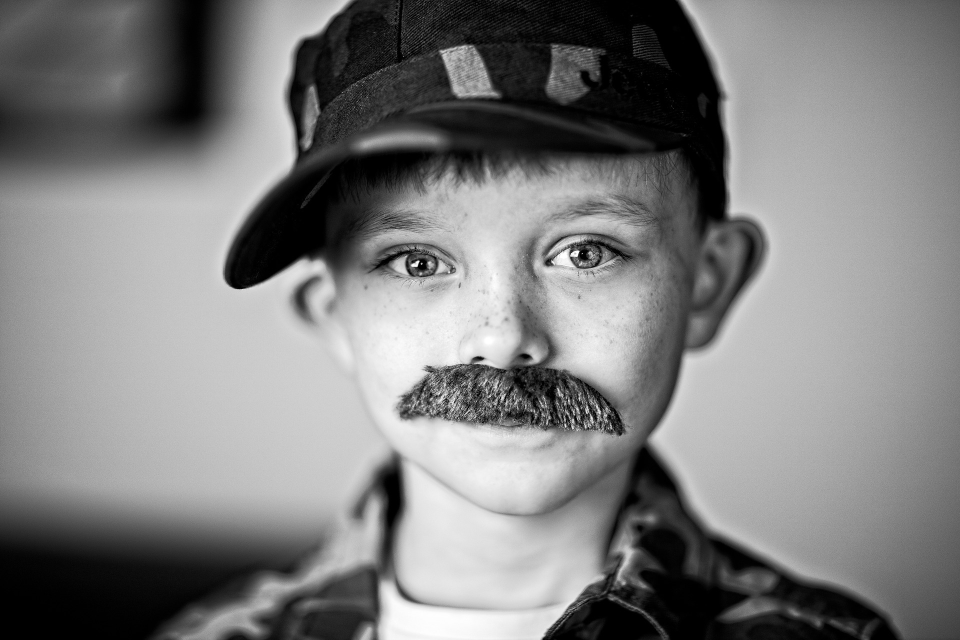
#> input picture tarefa_2_histogramas/img_tarefa2.jpg, 1920 x 1280 px (shown at 1/2 size)
$ jupyter execute --allow-errors tarefa_2.ipynb
#> lines starting #> are read from the running program, lines starting #| are printed output that depends on the picture; after the words box and inside, x2 and y2 are one past the last pixel; in counts of white or black regions, pixels touching at a corner belong together
<h1> <strong> Tarefa 2: Estudando histogramas e transformações em imagens </strong> </h1>
<p> Antonio Pilan. NUSP: 10562611 </p>

<h3>Ferramentas: OpenCV, Matplotlib e Numpy</h3>

<p>
Inicialmente, vamos inserir um histograma no ambiente Python. Vamos usar a mesma imagem usada na tarefa passada e analisar o histograma dela:
</p>

[cell 1]
import cv2 as cv
import numpy as np
import matplotlib.pyplot as plt

<p>
Vamos ver a imagem e seu histograma usando o pacote do Matplotlib.

Ao criar o histograma com as coordenadas <strong>ax2</strong> defino já <i style="color: skyblue">density=True</i> que já faz o papel da normalização do histograma, assim, estamos olhando para distribuição de probabilidades da intensidade de cinza dos pixeis da fotografia
</p>

[cell 2]
img = cv.imread('img_tarefa1.jpg')

plt.rcParams["figure.figsize"] = [12, 7]

fig, ax1 = plt.subplots()
#> (the rest of this cell did not finish here and is left out)

<h3>Operações de transformação da imagem: Operações ponto à ponto</h3>

<p>
Primeiro, vamos usar o histograma pra deixar essa imagem mais escura e contrastada.

Um dos métodos de realizar o ajuste é fazendo uma função linear atuar sobre cada pixel, levando um ponto da imagem inicial até um ponto transformado na imagem processada:

\begin{equation}
g = \alpha f + \beta
\end{equation}

Usaremos valores arbitrários $\alpha$ e $\beta$ desde que respeitem nosso objetivo: <strong>aumentar o contraste e diminuir o brilho total</strong>
</p>

#> (a cell that did not finish here is left out)

#> (a cell that did not finish here is left out)

#> (a cell that did not finish here is left out)

<p>
É possível perceber que alguns valores colapsaram na parte esquerda do histograma, isso acontece porque alguns pedaços da imagens <i><strong>já estavam perto do "preto absoluto", correspondendo a 0 na escala de cinzas, portanto, perdemos informação nesses pontos.</i></strong>

Já nos tons mais claros não perdemos informação, pois mantivemos o comportamento em intensidades mais altas. Conseguimos ver isso também no gráfico de input/output, tons com input perto de 255 tiveram output perto de 230 assim como aponta o histograma.

Uma coisa que já podemos concluir é que a fotografia original foi muito bem exposta, não perdeu informação nem pro escuro e nem pro claro mesmo tendo os dois extremos presentes na foto.

<i>Mas agora vamos deixar a foto mais escura e ao mesmo tempo reter a informação nos tons mais escuros</i>

Para isso, vamos usar um $\alpha<1$ para diminuir o contraste e $\beta<0$ para escurecermos a foto
</p>

#> (a cell that did not finish here is left out)

Uma observação que cada imagem processada, por ser grande, teve um tempo médio de 2min 30s de processamento, enquanto a plotagem dos scatterplots demoram aprox. 2min cada. Como precisamos definir os valores de $\alpha$ e $\beta$ testando, demanda um certo tempo para testar se os valores foram adequados. O que é inviável se pensarmos em projetos maiores e mais complexos.

Mas pudemos diminuir o contraste e o brilho a ponto que pudemos escurecer a imagem sem perder informações nos tons mais escuros

Vamos redistribuir o contraste na imagem usando a técnica de equalização de histograma:

#> (a cell that did not finish here is left out)

#> (a cell that did not finish here is left out)

Podemos reintroduzir o contraste a imagem, mas não há um critério de controle, a exposição inicial do fotografo foi muito melhor distribuída pois valorizou os tons mais claros de cinza que mostram melhor a imagem.

Vamos agora trabalhar com uma segunda imagem:

[cell 9]
img2 = cv.imread('img_tarefa2.jpg',0)
#> img2 is the input picture: shape (1280, 1920); min 0, max 255, mean 125.8

plt.rcParams["figure.figsize"] = [12, 7]

fig, ax1 = plt.subplots()
ax1.imshow(img2, cmap="gray")


l, b, h, w = 0.15, 1.01, .2, .4
ax2 = fig.add_axes([l, b, w, h])
ax2.hist(img2.ravel(),256,[0,256], color="r", density=True, label="Histograma")
ax1.legend(loc='upper left')
ax2.legend(loc='upper left')
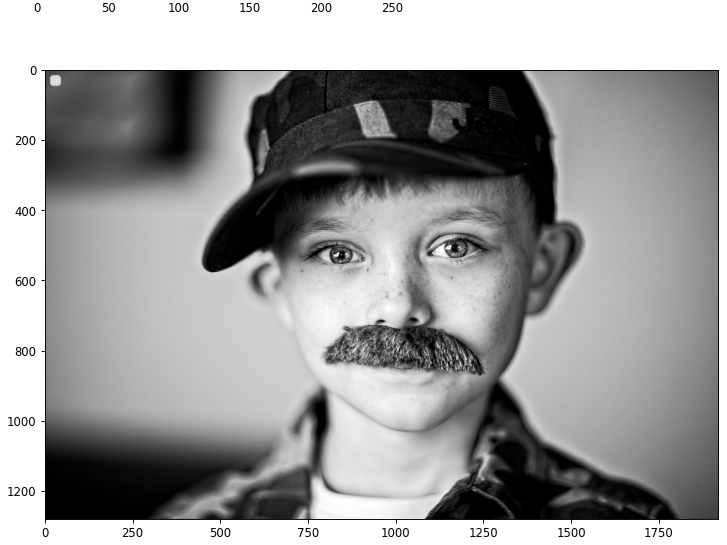
#> figure drawn by matplotlib, 2 panels; panel 2: tallest bar 0.0367 high, from x = 0 to 1

[cell 10]
largura = 640
altura = 480
resized_image = cv.resize(img2, (largura, altura)) #redimensionando para simplificar o processo
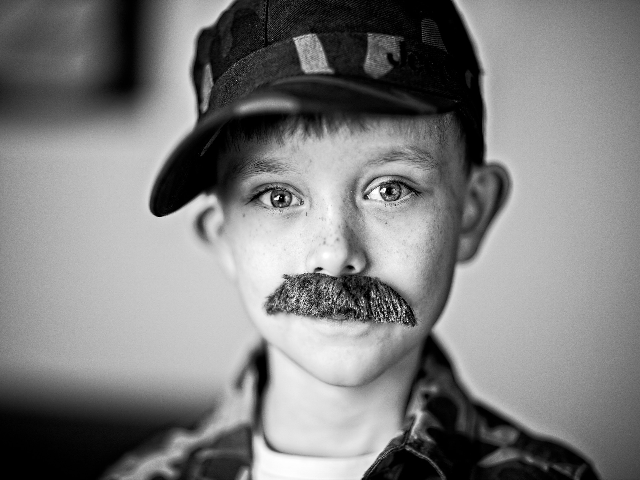
#> resized_image: shape (480, 640); min 0, max 255, mean 125.9

_, global_thresholded = cv.threshold(resized_image, 0, 255, cv.THRESH_BINARY + cv.THRESH_OTSU)
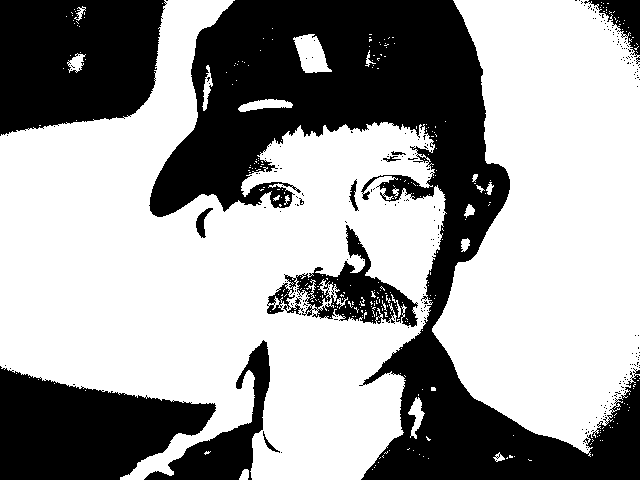
#> global_thresholded: shape (480, 640); 61.7% white; 241 black regions (230 under 20 px), largest, box (x1, y1, x2, y2) and area: (149, 0, 640, 480) 71004, (0, 0, 167, 136) 18806, (0, 366, 216, 480) 16197

Vamos usar a técnica de binarização para conseguir montar uma máscara para o rosto do menino:

<h2>Global e Otsu Thresholding:</h2>

Essa técnica aplica um Thresholding global, baseando-se no histograma geral da imagem... Imagens com o objeto muito bem definido na escala de cinzas são muito beneficiadas nesse método, pois ele leva em conta toda a imagem.

[cell 11]
fig, ax1 = plt.subplots()
ax1.imshow(global_thresholded, cmap="gray")


l, b, h, w = 0.15, 1.01, .2, .4
ax2 = fig.add_axes([l, b, w, h])
ax2.hist(global_thresholded.ravel(),256,[0,256], color="r", density=True, label="Histograma")
ax1.legend(loc='upper left')
ax2.legend(loc='upper left')
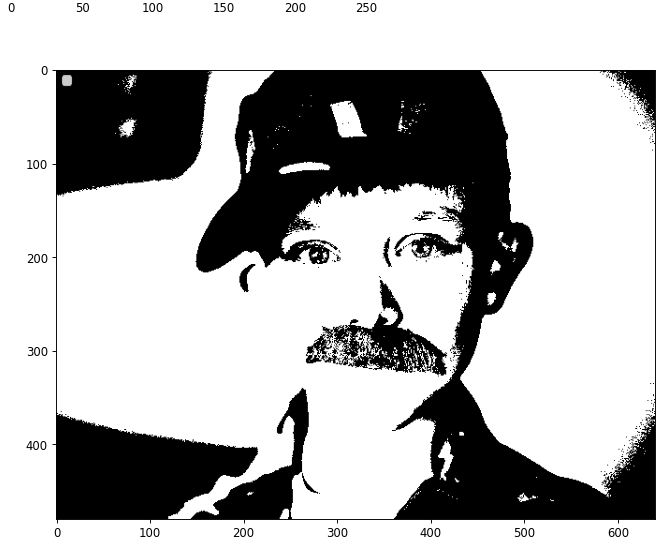
#> figure drawn by matplotlib, 2 panels; panel 2: tallest bar 0.617 high, from x = 255 to 256

Como os tons de cinza do rosto e do fundo não diferem muito, essa é uma tarefa não muito direta usando métodos globais, vamos comparar com o método Adaptative Thresholding:

<h2>Adaptative Thresholding:</h2>

Esse tipo de Thresholding leva em conta a vizinhança dos pixeis, não a imagem inteira, para definir a operação daquele pixel em específico. Uma operação com seus vizinhos (média ou gaussiana) que define se aquele pixel assume o valor de 0 ou 1

Assim, vamos ter um modelo que é melhor adaptável para diferentes condições de luz dentro de uma imagem:

[cell 12]
#Thresholding usando média dos pixeis vizinhos

adaptative_mean_tresholding = cv.adaptiveThreshold(resized_image,255,cv.ADAPTIVE_THRESH_MEAN_C,cv.THRESH_BINARY,11,2)
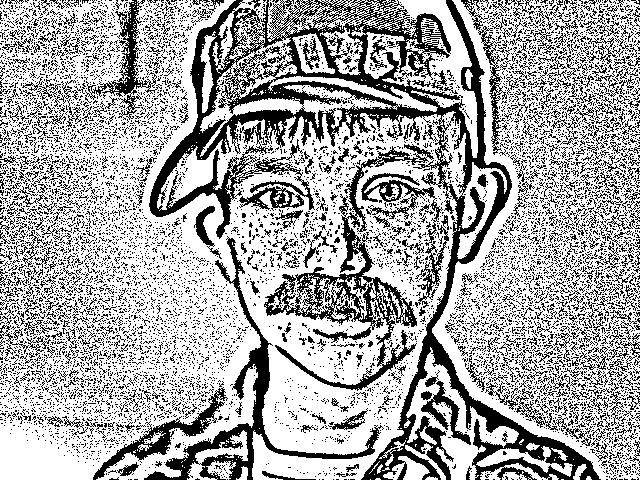
#> adaptative_mean_tresholding: shape (480, 640); 66.7% white; 8686 black regions (8147 under 20 px), largest, box (x1, y1, x2, y2) and area: (149, 0, 601, 480) 32688, (264, 144, 434, 391) 6577, (144, 236, 384, 480) 4957

fig, ax1 = plt.subplots()
ax1.imshow(adaptative_mean_tresholding, cmap="gray")


l, b, h, w = 0.15, 1.01, .2, .4
ax2 = fig.add_axes([l, b, w, h])
ax2.hist(adaptative_mean_tresholding.ravel(),256,[0,256], color="r", density=True, label="Histograma")
ax1.legend(loc='upper left')
ax2.legend(loc='upper left')
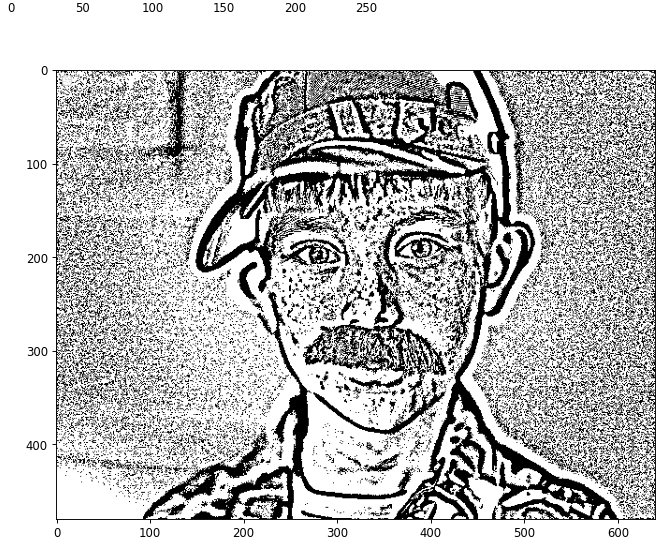
#> figure drawn by matplotlib, 2 panels; panel 2: tallest bar 0.667 high, from x = 255 to 256

[cell 13]
#Thresholding usando distribuição gaussiana dos pixeis vizinhos

adaptative_gaussian_tresholding = cv.adaptiveThreshold(resized_image,255,cv.ADAPTIVE_THRESH_GAUSSIAN_C,cv.THRESH_BINARY,11,2)
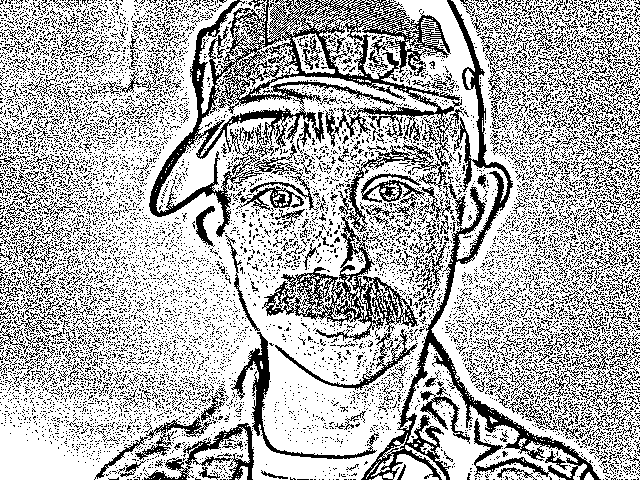
#> adaptative_gaussian_tresholding: shape (480, 640); 69.8% white; black in thin lines or dots

fig, ax1 = plt.subplots()
ax1.imshow(adaptative_gaussian_tresholding, cmap="gray")


l, b, h, w = 0.15, 1.01, .2, .4
ax2 = fig.add_axes([l, b, w, h])
ax2.hist(adaptative_gaussian_tresholding.ravel(),256,[0,256], color="r", density=True, label="Histograma")
ax1.legend(loc='upper left')
ax2.legend(loc='upper left')
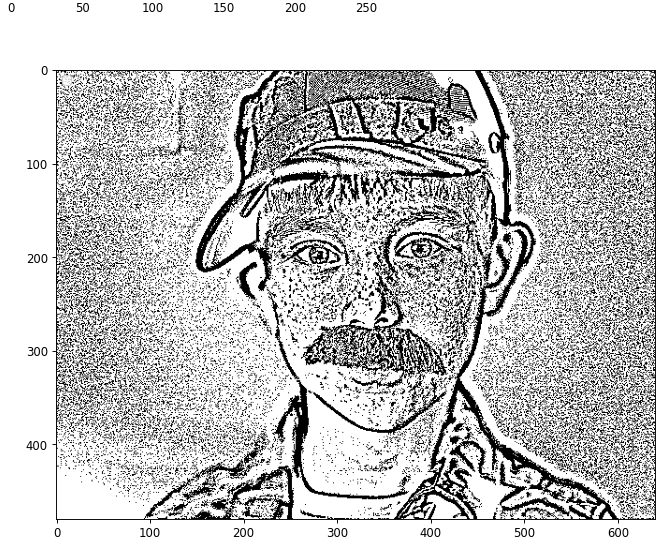
#> figure drawn by matplotlib, 2 panels; panel 2: tallest bar 0.698 high, from x = 255 to 256

Percebemos que, ao invés de conseguirmos uma máscara mais assertiva, conseguimos definir o contorno do menino. Isso pode ser adaptado mudando os parâmetros de vizinhos no thresholding adaptativo:

[cell 14]
adaptative_gaussian_tresholding = cv.adaptiveThreshold(resized_image,255,cv.ADAPTIVE_THRESH_GAUSSIAN_C,cv.THRESH_BINARY,153,1) #mudando o número de vizinhos
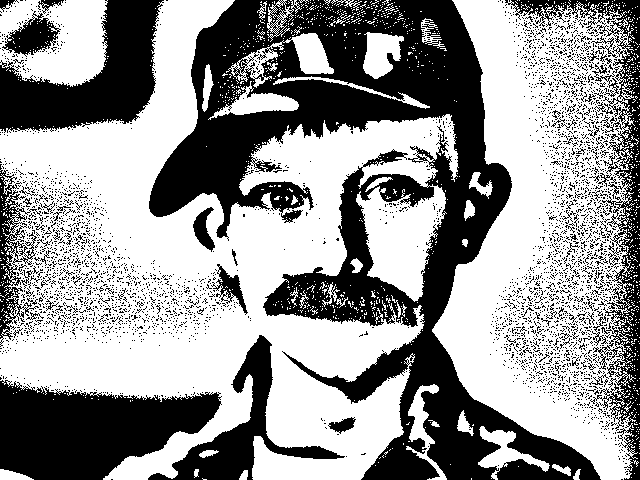
#> adaptative_gaussian_tresholding: shape (480, 640); 58.6% white; 3878 black regions (3804 under 20 px), largest, box (x1, y1, x2, y2) and area: (149, 0, 601, 480) 68763, (0, 380, 222, 480) 14693, (0, 0, 164, 133) 10928

fig, ax1 = plt.subplots()
ax1.imshow(adaptative_gaussian_tresholding, cmap="gray")


l, b, h, w = 0.15, 1.01, .2, .4
ax2 = fig.add_axes([l, b, w, h])
ax2.hist(adaptative_gaussian_tresholding.ravel(),256,[0,256], color="r", density=True, label="Histograma")
ax1.legend(loc='upper left')
ax2.legend(loc='upper left')
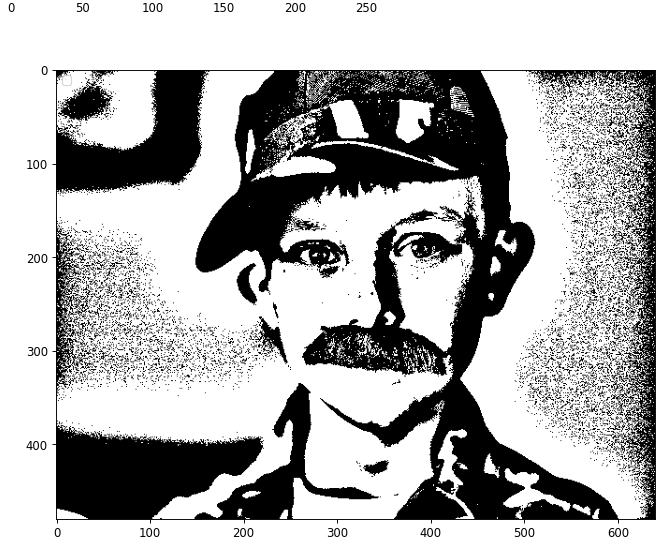
#> figure drawn by matplotlib, 2 panels; panel 2: tallest bar 0.586 high, from x = 255 to 256
